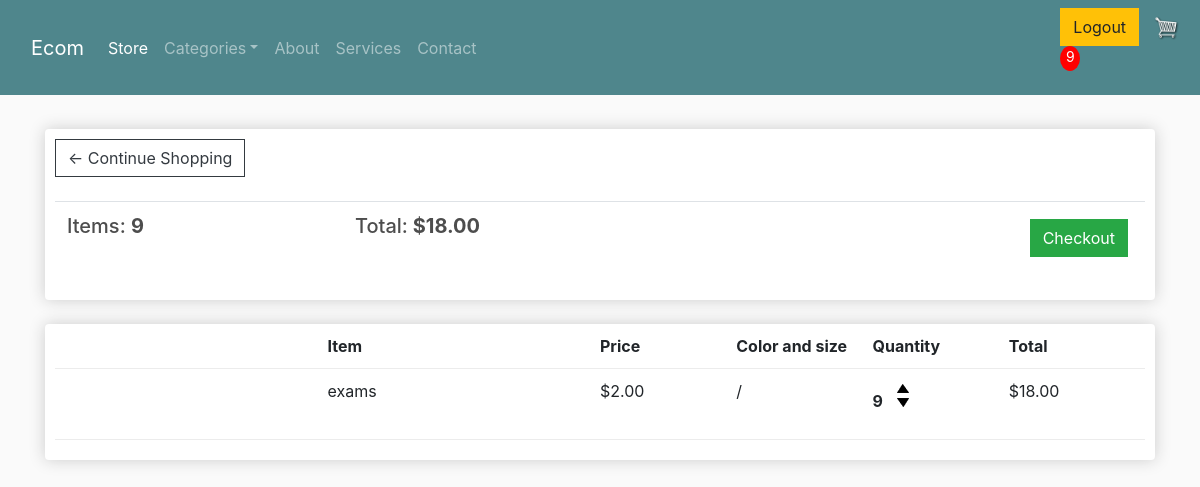
The app's page /cart/ (signed in), older data.
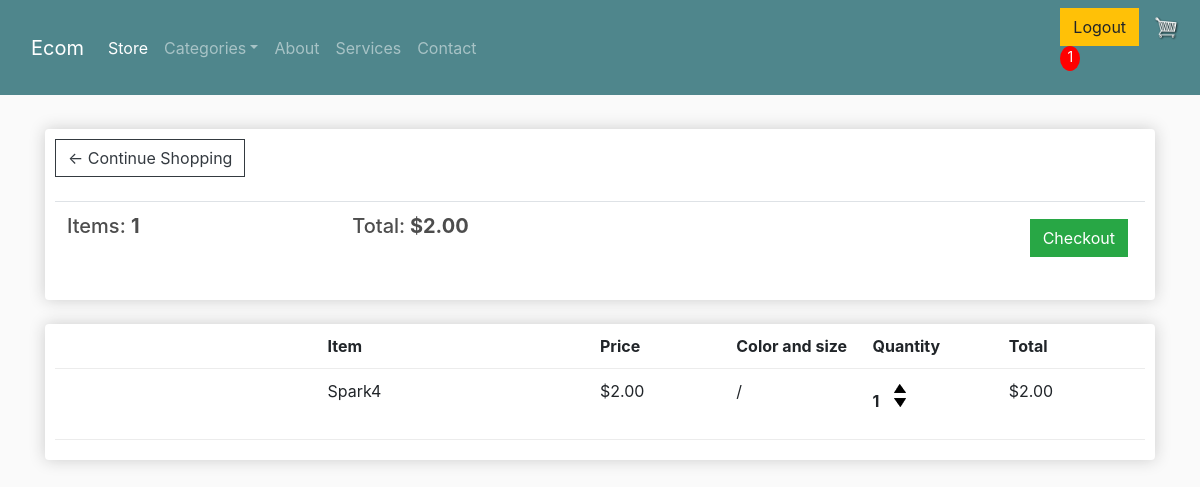
The same page, newer data.
### store/models.py (models this page shows, shortened)
class Order(models.Model):
    customer=models.ForeignKey(Customer,on_delete=models.SET_NULL,null=True,blank=False)
    date=models.DateTimeField(auto_now_add=True)
    complete=models.BooleanField(default=False,null=True,blank=False)
    transaction_id=models.CharField(max_length=200,null=True)
    @property
    def get_cart_total(self):
        orderitems = self.orderitem_set.all()
        total = sum([item.get_total for item in orderitems])
        return total
    @property
    def get_cart_items(self):
        orderitems = self.orderitem_set.all()
        total = sum([item.quantity for item in orderitems])
        return total

class OrderItem(models.Model):
    product=models.ForeignKey(Product,on_delete=models.CASCADE,null=True,blank=False)
    order=models.ForeignKey(Order,on_delete=models.SET_NULL,null=True,blank=False)
    quantity=models.IntegerField(default=0,null=True,blank=False)
    date_added=models.DateTimeField(auto_now_add=True)
    color_size = models.ForeignKey(TakenColorSize, on_delete=models.CASCADE,blank=True,null=True)
    @property
    def get_total(self):
        return self.quantity*self.product.price

class Product(models.Model):
    name=models.CharField(max_length=200,null=True)
    color=models.ManyToManyField(Color,blank=True,through='TakenColorSize')
    size=models.ManyToManyField(Size,blank=True,through='TakenColorSize')
    price=models.DecimalField(max_digits=5,decimal_places=2)
    digital=models.BooleanField(default=False,null=True,blank=False)
    category=models.ForeignKey(Category,on_delete=models.CASCADE,null=True,blank=False)
    sub_category=models.ForeignKey(SubCategory,on_delete=models.CASCADE,null=True,blank=False)
    description = models.TextField(null=True,blank=True)
    featured = models.ImageField(null=True)
    GENDER_CHOICES = (
    ('none', 'none'),
    ('man', 'man'),
    ('woman', 'woman'),
    ('kids', 'kids')  )# yeah that's not a gender but you could want to have this
    gender = models.CharField(max_length=30, choices=GENDER_CHOICES,null=True,blank=True)
    @property
    def imageURL(self):
        try:
            url = self.featured.url
        except:
            url = ''
        print('URL:', url)
        return url

### store/views.py (the view)
# urls.py: path('cart/',views.cart,name='cart'),
def cart(request):
	data = cartData(request)
	cartItems = data['cartItems']
	order = data['order']
	items = data['items']
	categories=Category.objects.all()
	context = {'items':items, 'order':order, 'cartItems':cartItems,'categories':categories}
	return render(request, 'store/cart.html', context)

### store/utils.py (called while the page is built)
def cartData(request):
    if request.user.is_authenticated:
        customer = request.user.customer
        order, created = Order.objects.get_or_create(customer=customer, complete=False)
        items = order.orderitem_set.all()
        cartItems = order.get_cart_items
    else:
        cookieData = cookieCart(request)
        cartItems = cookieData['cartItems']
        order = cookieData['order']
        items = cookieData['items']
    return {'cartItems':cartItems ,'order':order, 'items':items}

### store/templates/store/cart.html (shortened to what this page needs)
{% extends 'store/main.html' %}
{% load static %}
{% block content %}
	<div class="row">
		<div class="col-lg-12">
			<div class="box-element">
				<a  class="btn btn-outline-dark" href="{% url 'store' 0 %}">&#x2190; Continue Shopping</a>
				<br>
				<br>
				<table class="table">
					<tr>
						<th><h5>Items: <strong>{{order.get_cart_items}}</strong></h5></th>
						<th><h5>Total:<strong> ${{order.get_cart_total|floatformat:2}}</strong></h5></th>
						<th>
							<a  style="float:right; margin:5px;" class="btn btn-success" href="{% url 'checkout' %}">Checkout</a>
						</th>
					</tr>
				</table>
			</div>
			<br>
			<div class="box-element">
				<div class="cart-row">
					<div style="flex:2"></div>
					<div style="flex:2"><strong>Item</strong></div>
					<div style="flex:1"><strong>Price</strong></div>
					<div style="flex:1"><strong>Color and size</strong></div>
					<div style="flex:1"><strong>Quantity</strong></div>
					<div style="flex:1"><strong>Total</strong></div>
				</div>
				{% for item in items %}
				<div class="cart-row">
					<div style="flex:2"><img class="row-image" src="{{item.product.imageURL}}"></div>
					<div style="flex:2"><p>{{item.product.name}}</p></div>
					<div style="flex:1"><p>${{item.product.price}}</p></div>
					{%if user.is_authenticated%}
					<div style="flex:1"><p>{{item.color_size.color}} / {{item.color_size.size}}</p></div>
					 {%else%}
					 <div style="flex:1"><p>{{item.product.color}} / {{item.product.size}}</p></div>
 					{%endif%}
					<div style="flex:1">
						<p class="quantity">{{item.quantity}}</p>
						<div class="quantity">
							<img data-product="{{item.product.id}}" data-color='{{item.color_size}}' data-action="add" class="chg-quantity update-cart" src="{% static  'images/arrow-up.png' %}">
							<img data-product="{{item.product.id}}" data-color='{{item.color_size}}' data-action="remove" class="chg-quantity update-cart" src="{% static  'images/arrow-down.png' %}">
						</div>
					</div>
					<div style="flex:1"><p>${{item.get_total}}</p></div>
				</div>
				{% endfor %}
			</div>
		</div>
	</div>
{% endblock content %}

### store/templates/store/main.html (shortened to what this page needs)
<!DOCTYPE html>
{% load static %}
<html>
<head>
	<link rel="stylesheet" href="https://stackpath.bootstrapcdn.com/bootstrap/4.4.1/css/bootstrap.min.css">
<link rel="stylesheet" href="https://use.fontawesome.com/releases/v5.7.0/css/all.css">
	<link rel="stylesheet" type="text/css" href="{% static 'css/main.css' %}">
</head>
<body>
		<nav class="navbar navbar-expand-lg navbar-dark bg-dark">
							  <div class="container">
									<a class="navbar-brand" href="{% url 'store' 0 %}">Ecom</a>
									<ul class="navbar-nav mr-auto">
										<li class="nav-item active">
											<a class="nav-link" href="{% url 'store' 0 %}">Store <span class="sr-only">(current)</span></a>
										</li>
							    <div id="navbarContent" class="collapse navbar-collapse">
							      <ul class="navbar-nav mr-auto">
							        <li class="nav-item dropdown">
							          <a id="dropdownMenu1" href="#" data-toggle="dropdown" aria-haspopup="true" aria-expanded="false" class="nav-link dropdown-toggle">Categories</a>
							        </li>
							        <li class="nav-item"><a href="#" class="nav-link">About</a></li>
							        <li class="nav-item"><a href="#" class="nav-link">Services</a></li>
							        <li class="nav-item"><a href="#" class="nav-link">Contact</a></li>
							      </ul>
							    </div>
							  </div>
					 {%if user.is_authenticated%}
					 <div class="form-inline ">
										 <form class="logout-link" action="{% url 'logout' %}" method="post">
											 <input class="btn btn-warning " type="submit" id="search"  value="Logout"></input>
										 </form>
										 <a href="{% url 'cart' %}"><img  id="cart-icon" src="{% static 'images/cart.png' %}"></a>
		 								<p id="cart-total">{{cartItems}}</p>
					</div>
					 {%endif%}
		</nav>
     <div class="container">
            <br>
            {% block content %}
            {% endblock content %}
         </div>
</body>
</html>

### static/css/main.css (style rules this page uses)
body { background-color: hsl(0, 0%, 98%); }
h1,h2,h3,h4,h5,h6 { color:hsl(0, 0%, 30%); }
.box-element { box-shadow:hsl(0, 0%, 80%) 0 0 16px; background-color: #fff; border-radius: 4px; padding: 10px; }
.bg-dark { background-color: #4f868c!important; }
#cart-icon { width:25px; display: inline-block; margin-left: 15px; }
#cart-total { display: block; text-align: center; color:#fff; background-color: red; width: 20px; height: 25px; border-radius: 50%; font-size: 14px; }
.col-lg-4, .col-lg-6, .col-lg-8, .col-lg-12 { margin-top: 10px; }
.btn { border-radius: 0; }
.cart-row { display: flex; align-items: flex-stretch; padding-bottom: 10px; margin-bottom: 10px; border-bottom: 1px solid #ececec; }
.quantity { display: inline-block; font-weight: 700; padding-right:10px; }
.chg-quantity { width: 12px; cursor: pointer; display: block; margin-top: 5px; transition:.1s; }

Row changes from the older to the newer data that the page shows:
no longer on this page (row edited): Order: get_cart_items "9", get_cart_total "18.00"
no longer on this page (row unchanged): OrderItem: product.name "exams", product.price "2.00", quantity "9", get_total "18.00"
added Order: get_cart_items "1", get_cart_total "2.00"
added OrderItem: product.name "Spark4", product.price "2.00", quantity "1", get_total "2.00"
Text that changed along with them:
{{ cartItems }}: "9" → "1"
